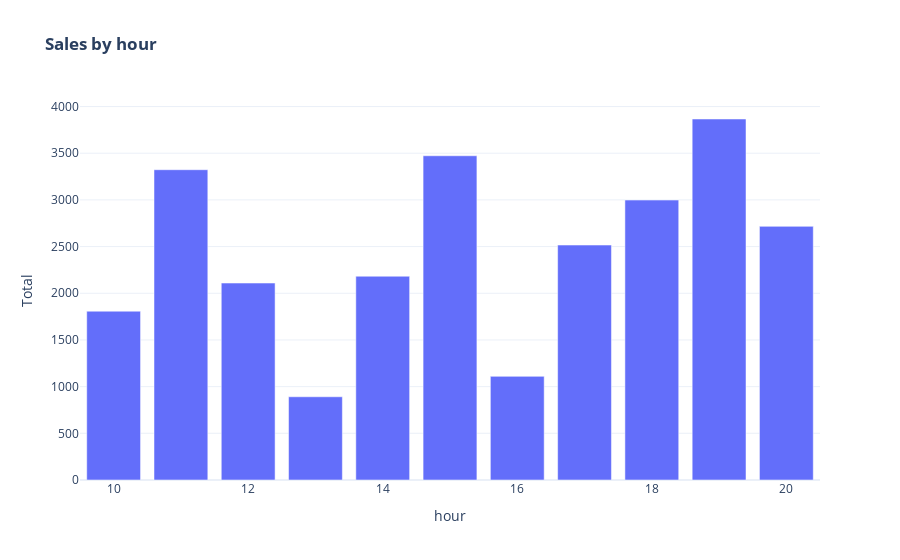

Notebook source saved alongside this figure:
### Code cell
fig_hourly_sales

### Figure 1 — Plotly figure (JSON) as saved in the notebook; plotly's stock layout.template omitted (floating-point values rounded to 4 significant figures)
{"data": [{"alignmentgroup": "True", "hovertemplate": "hour=%{x}<br>Total=%{y}<extra></extra>", "legendgroup": "", "marker": {"color": "#636efa", "pattern": {"shape": ""}}, "name": "", "offsetgroup": "", "orientation": "v", "showlegend": false, "textposition": "auto", "type": "bar", "x": [10, 11, 12, 13, 14, 15, 16, 17, 18, 19, 20], "xaxis": "x", "y": [1808.0, 3323.0, 2109.0, 891.4, 2183.0, 3473.0, 1110.0, 2516.0, 2998.0, 3866.0, 2717.0], "yaxis": "y"}], "layout": {"barmode": "relative", "legend": {"tracegroupgap": 0}, "title": {"text": "<b>Sales by hour</b>"}, "xaxis": {"anchor": "y", "domain": [0, 1], "title": {"text": "hour"}}, "yaxis": {"anchor": "x", "domain": [0, 1], "title": {"text": "Total"}}}}
